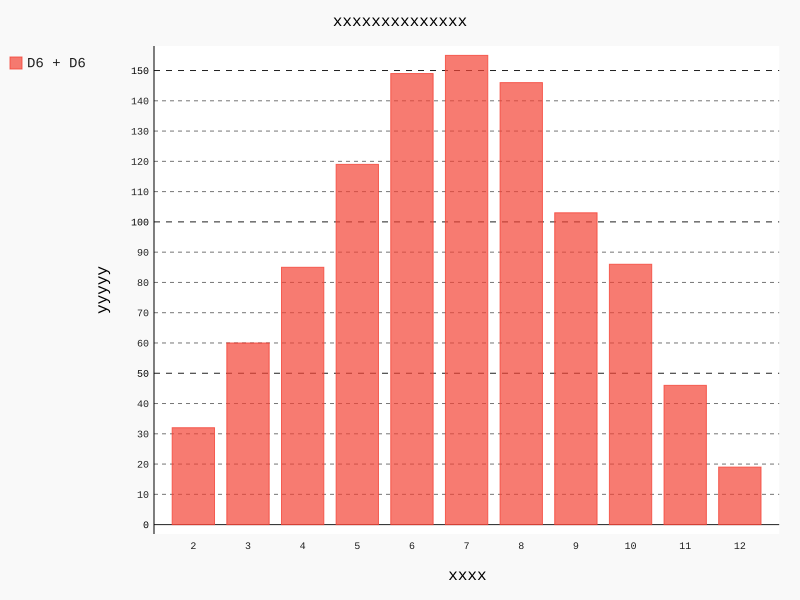

The script that drew this image:
import pygal
from die import Die

die_1 = Die()
die_2 = Die()

results = []

for roll_num in range(1000):
    result = die_1.roll() + die_2.roll()
    results.append(result)

#print(results)

frequencies = []
max_result = die_1.num_sides + die_2.num_sides
for value in range(2, max_result+1):
    frequency = results.count(value)
    frequencies.append(frequency)

#print(frequencies)

hist = pygal.Bar()

hist.title = "xxxxxxxxxxxxxx"
hist.x_labels = ['2' , '3', '4', '5', '6', '7', '8', '9', '10', '11', '12']
hist.x_title = "xxxx"
hist.y_title = "yyyyy"

hist.add("D6 + D6", frequencies)
hist.render_to_file('die_visual.svg')
